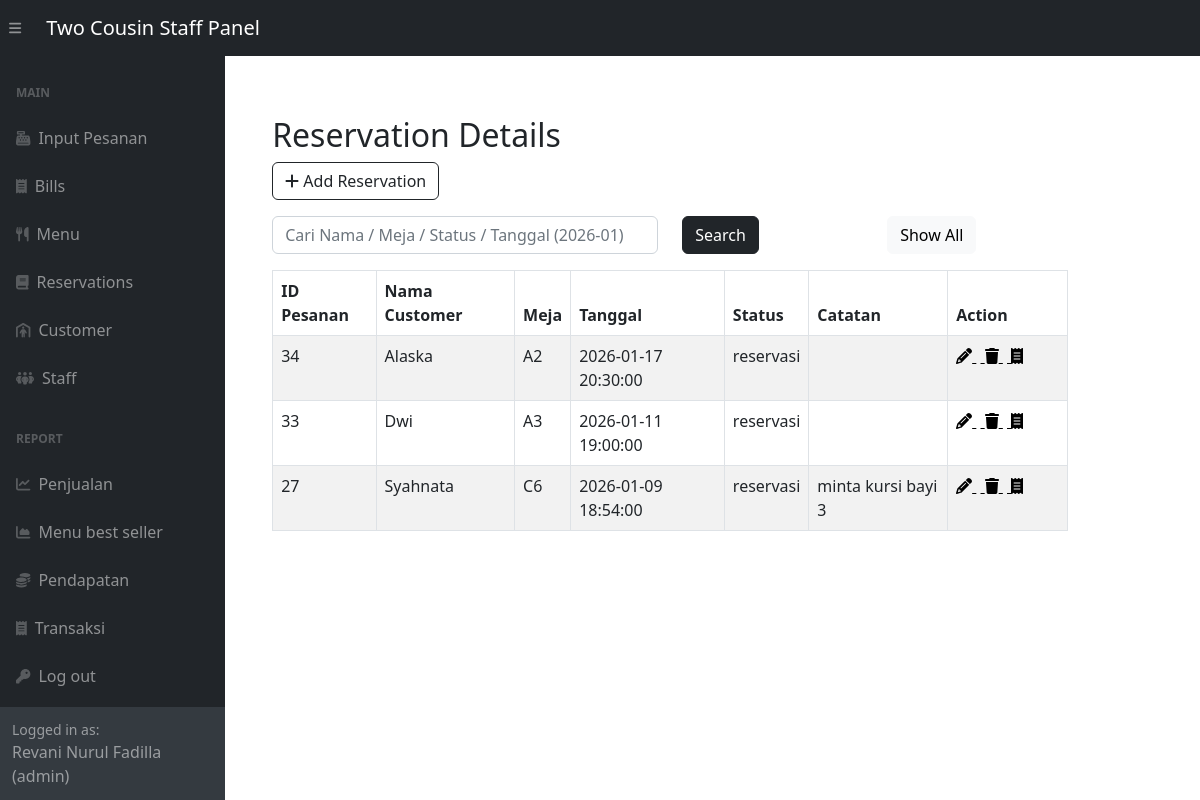
Page /adminSide/panel/reservation-panel.php (signed in) on the committed database.
### tables this page shows
CREATE TABLE `pesanan` (
  `id_pesanan` int(11) NOT NULL,
  `id_meja` int(11) DEFAULT NULL,
  `id_kasir` int(11) DEFAULT NULL,
  `id_customer` int(11) DEFAULT NULL,
  `nama_customer` varchar(100) DEFAULT NULL,
  `tanggal_pesan` datetime DEFAULT current_timestamp(),
  `status_pesanan` enum('pending','diproses','selesai','reservasi','batal') DEFAULT 'pending',
  `total_harga` decimal(12,2) DEFAULT 0.00,
  `catatan` text DEFAULT NULL
);

CREATE TABLE `meja` (
  `id_meja` int(11) NOT NULL,
  `nomor_meja` varchar(20) NOT NULL,
  `kapasitas` int(11) NOT NULL,
  `status` enum('kosong','terisi','reservasi') DEFAULT 'kosong',
  `created_at` datetime DEFAULT current_timestamp()
);

### adminSide/panel/reservation-panel.php (the view, shortened to what this page needs)
<?php
include '../inc/dashHeader.php';
require_once "../config.php";
?>
<div class="wrapper">
    <div class="container-fluid pt-5 pl-600">
        <div class="row">
            <div class="m-50">
                <div class="mt-5 mb-3">
                    <h2 class="pull-left">Reservation Details</h2>
                    <a href="../reservationsCrud/createReservation.php" class="btn btn-outline-dark">
                        <i class="fa fa-plus"></i> Add Reservation
                    </a>
                </div>
                <div class="mb-3">
                    <form method="POST">
                        <div class="row">
                            <div class="col-md-6">
                                <input type="text" name="search" class="form-control"
                                       placeholder="Cari Nama / Meja / Status / Tanggal (2026-01)">
                            </div>
                            <div class="col-md-3">
                                <button type="submit" class="btn btn-dark">Search</button>
                            </div>
                            <div class="col text-right">
                                <a href="reservation-panel.php" class="btn btn-light">Show All</a>
                            </div>
                        </div>
                    </form>
                </div>
                <?php
                $sql = "SELECT p.*, m.nomor_meja, l.nama AS nama_login
                        FROM pesanan p
                        LEFT JOIN meja m ON p.id_meja = m.id_meja
                        LEFT JOIN login l ON p.id_customer = l.id_user
                        WHERE p.status_pesanan = 'reservasi'
                        ORDER BY p.tanggal_pesan DESC";
                $result = mysqli_query($link, $sql);
                if ($result && mysqli_num_rows($result) > 0) {
                    echo '<table class="table table-bordered table-striped">';
                    echo "<thead>
                            <tr>
                                <th>ID Pesanan</th>
                                <th>Nama Customer</th>
                                <th>Meja</th>
                                <th>Tanggal</th>
                                <th>Status</th>
                                <th>Catatan</th>
                                <th style='width:120px'>Action</th>
                            </tr>
                          </thead>";
                    echo "<tbody>";
                    while ($row = mysqli_fetch_assoc($result)) {
                        $nama = $row['nama_customer'] ?: $row['nama_login'];
                        $meja = $row['nomor_meja'] ?? "-";
                        echo "<tr>";
                        echo "<td>{$row['id_pesanan']}</td>";
                        echo "<td>" . htmlspecialchars($nama) . "</td>";
                        echo "<td>$meja</td>";
                        echo "<td>{$row['tanggal_pesan']}</td>";
                        echo "<td>{$row['status_pesanan']}</td>";
                        echo "<td>{$row['catatan']}</td>";
                        echo "<td>";
                        echo '<a href="../reservationsCrud/updateReservation.php?id=' . (int)$row['id_pesanan'] . '" title="Edit">
                                <i class="fa fa-pencil text-black"></i>
                              </a> &nbsp;';
                        echo '<a href="../reservationsCrud/deleteReservation.php?id=' . (int)$row['id_pesanan'] . '"
                                onclick="return confirm(\'Yakin hapus reservasi ini?\')" title="Delete">
                                <i class="fa fa-trash text-black"></i>
                              </a> &nbsp;';
                        echo '<a href="../reservationsCrud/reservationReceipt.php?id_pesanan=' . (int)$row['id_pesanan'] . '" title="Receipt">
                                <i class="fa fa-receipt text-black"></i>
                              </a>';
                        echo "</td>";
                        echo "</tr>";
                    }
                    echo "</tbody></table>";
                } else {
                    echo "<div class='alert alert-danger'><em>No reservation found.</em></div>";
                }
                ?>
            </div>
        </div>
    </div>
</div>
<?php include '../inc/dashFooter.php'; ?>

### adminSide/panel/reservation-panel.php (style rules this page uses)
.wrapper { width: 85%; padding-left: 200px; padding-top: 20px; }

### rows in the picture
pesanan: id_pesanan "34", nama_customer "Alaska", id_meja.nomor_meja "A2", tanggal_pesan "2026-01-17 20:30:00", status_pesanan "reservasi"
pesanan: id_pesanan "33", nama_customer "Dwi", id_meja.nomor_meja "A3", tanggal_pesan "2026-01-11 19:00:00", status_pesanan "reservasi"
pesanan: id_pesanan "27", id_customer.nama "Syahnata", id_meja.nomor_meja "C6", tanggal_pesan "2026-01-09 18:54:00", status_pesanan "reservasi", catatan "minta kursi bayi 3"

### other values in the picture
$_SESSION["staff_name"] "Revani Nurul Fadilla"
$_SESSION["staff_role"] "admin"
